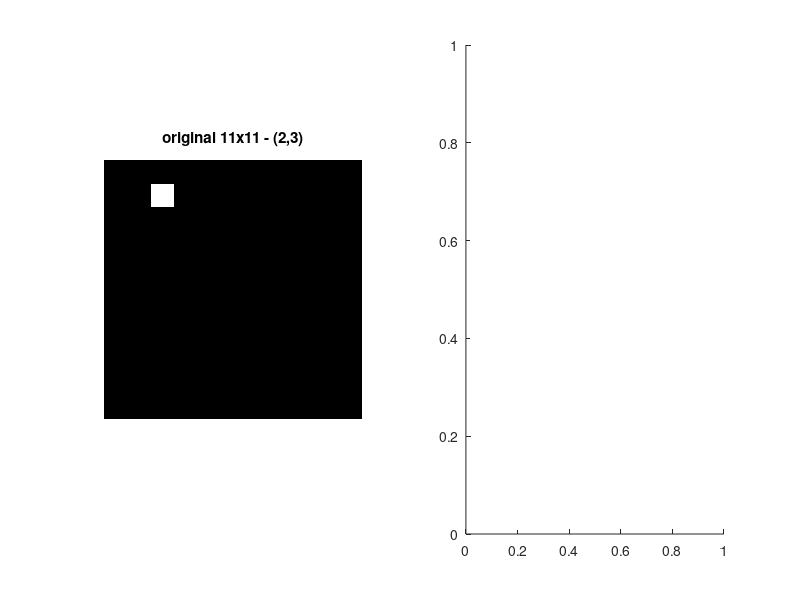

The MATLAB source for this figure: (Note: this script raises an error after producing the figure.)
close all;
clearvars;
clc;

%% Transformacja Hough'a
obraz = zeros(11);

% pierwszy punkt
obraz(2, 3) = 1;

figure(1);
subplot(1, 2, 1);
imshow(obraz);
title('original 11x11 - (2,3)');

subplot(1, 2, 2);
imshow(hough(obraz, 'RhoResolution', 0.1, 'ThetaResolution', 0.5), []);
title('transformacja hougha');

% drugi punkt
obraz(9, 7) = 1;

figure(2);
subplot(1, 2, 1);
imshow(obraz)
title('original 11x11 - (2,3; 9,7)');

subplot(1, 2, 2);
imshow(hough(obraz, 'RhoResolution', 0.1, 'ThetaResolution', 0.5), []);
title('transformacja hougha - dwa punkty');

% trzeci i czwarty punkt
obraz(5, 5) = 1;
obraz(3, 10) = 1;

figure(3);
subplot(1, 2, 1);
imshow(obraz)
title('original 11x11 - 4 punkty');

subplot(1, 2, 2);
imshow(hough(obraz, 'RhoResolution', 0.1, 'ThetaResolution', 0.5), []);
title('transformacja hougha - dwa punkty');

% odczytane za pomoca data cursor
rho = 118;
theta = 154;

[H, T, R] = hough(obraz, 'RhoResolution', 0.1, 'ThetaResolution', 0.5);

x = 0 : 0.1 : 10;
y = (R(rho) - x * cosd(T(theta))) / sind(T(theta));

figure(4);
subplot(1, 2, 1);
imshow(obraz);
title('original');

subplot(1, 2, 2);
imshow(obraz, []);
hold on;
plot(x + 1, y + 1);
hold off;
title('+1');
